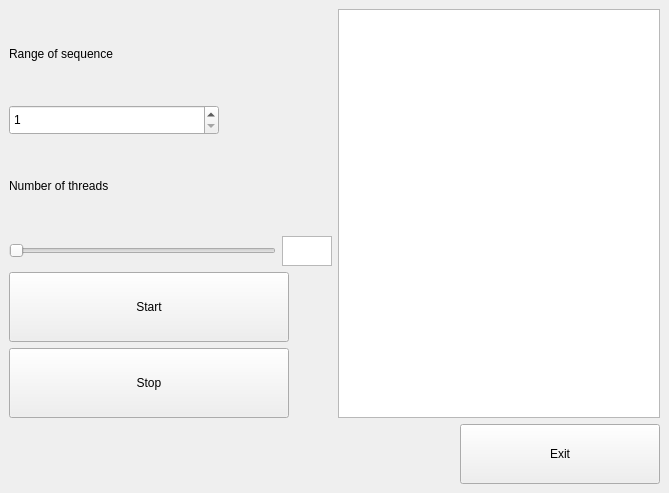
<?xml version="1.0" encoding="UTF-8"?>
<ui version="4.0">
 <class>MainWindow</class>
 <widget class="QMainWindow" name="MainWindow">
  <property name="geometry">
   <rect>
    <x>0</x>
    <y>0</y>
    <width>669</width>
    <height>493</height>
   </rect>
  </property>
  <property name="sizePolicy">
   <sizepolicy hsizetype="Fixed" vsizetype="Fixed">
    <horstretch>0</horstretch>
    <verstretch>0</verstretch>
   </sizepolicy>
  </property>
  <property name="windowTitle">
   <string>MainWindow</string>
  </property>
  <widget class="QWidget" name="centralwidget">
   <layout class="QVBoxLayout" name="verticalLayout_6">
    <item>
     <layout class="QHBoxLayout" name="horizontalLayout_5">
      <item>
       <layout class="QVBoxLayout" name="verticalLayout_5">
        <item>
         <layout class="QVBoxLayout" name="verticalLayout_4">
          <property name="leftMargin">
           <number>0</number>
          </property>
          <item>
           <widget class="QLabel" name="label_2">
            <property name="text">
             <string>Range of sequence</string>
            </property>
           </widget>
          </item>
          <item>
           <widget class="QSpinBox" name="spinBox">
            <property name="minimumSize">
             <size>
              <width>210</width>
              <height>30</height>
             </size>
            </property>
            <property name="maximumSize">
             <size>
              <width>210</width>
              <height>30</height>
             </size>
            </property>
            <property name="minimum">
             <number>1</number>
            </property>
            <property name="maximum">
             <number>999999999</number>
            </property>
           </widget>
          </item>
          <item>
           <widget class="QLabel" name="label">
            <property name="text">
             <string>Number of threads</string>
            </property>
           </widget>
          </item>
          <item>
           <layout class="QHBoxLayout" name="horizontalLayout_3">
            <item>
             <widget class="QSlider" name="threadSlider">
              <property name="sizePolicy">
               <sizepolicy hsizetype="Expanding" vsizetype="Fixed">
                <horstretch>0</horstretch>
                <verstretch>0</verstretch>
               </sizepolicy>
              </property>
              <property name="minimumSize">
               <size>
                <width>250</width>
                <height>20</height>
               </size>
              </property>
              <property name="maximumSize">
               <size>
                <width>500</width>
                <height>20</height>
               </size>
              </property>
              <property name="orientation">
               <enum>Qt::Orientation::Horizontal</enum>
              </property>
             </widget>
            </item>
            <item>
             <widget class="QTextEdit" name="textEdit2">
              <property name="sizePolicy">
               <sizepolicy hsizetype="Fixed" vsizetype="Fixed">
                <horstretch>0</horstretch>
                <verstretch>0</verstretch>
               </sizepolicy>
              </property>
              <property name="minimumSize">
               <size>
                <width>40</width>
                <height>30</height>
               </size>
              </property>
              <property name="maximumSize">
               <size>
                <width>50</width>
                <height>30</height>
               </size>
              </property>
              <property name="readOnly">
               <bool>true</bool>
              </property>
             </widget>
            </item>
           </layout>
          </item>
          <item>
           <widget class="QPushButton" name="StartButton">
            <property name="sizePolicy">
             <sizepolicy hsizetype="Expanding" vsizetype="Expanding">
              <horstretch>0</horstretch>
              <verstretch>0</verstretch>
             </sizepolicy>
            </property>
            <property name="minimumSize">
             <size>
              <width>120</width>
              <height>70</height>
             </size>
            </property>
            <property name="maximumSize">
             <size>
              <width>280</width>
              <height>70</height>
             </size>
            </property>
            <property name="text">
             <string>Start</string>
            </property>
           </widget>
          </item>
          <item>
           <widget class="QPushButton" name="StopButton">
            <property name="sizePolicy">
             <sizepolicy hsizetype="Expanding" vsizetype="Expanding">
              <horstretch>0</horstretch>
              <verstretch>0</verstretch>
             </sizepolicy>
            </property>
            <property name="minimumSize">
             <size>
              <width>220</width>
              <height>70</height>
             </size>
            </property>
            <property name="maximumSize">
             <size>
              <width>280</width>
              <height>70</height>
             </size>
            </property>
            <property name="text">
             <string>Stop</string>
            </property>
           </widget>
          </item>
         </layout>
        </item>
       </layout>
      </item>
      <item>
       <layout class="QVBoxLayout" name="verticalLayout">
        <item>
         <widget class="QTextEdit" name="textEdit">
          <property name="readOnly">
           <bool>true</bool>
          </property>
         </widget>
        </item>
       </layout>
      </item>
     </layout>
    </item>
    <item>
     <layout class="QHBoxLayout" name="horizontalLayout_2">
      <item>
       <spacer name="horizontalSpacer">
        <property name="orientation">
         <enum>Qt::Orientation::Horizontal</enum>
        </property>
        <property name="sizeHint" stdset="0">
         <size>
          <width>40</width>
          <height>20</height>
         </size>
        </property>
       </spacer>
      </item>
      <item>
       <widget class="QPushButton" name="ExitButton">
        <property name="sizePolicy">
         <sizepolicy hsizetype="Expanding" vsizetype="Fixed">
          <horstretch>0</horstretch>
          <verstretch>0</verstretch>
         </sizepolicy>
        </property>
        <property name="minimumSize">
         <size>
          <width>120</width>
          <height>60</height>
         </size>
        </property>
        <property name="maximumSize">
         <size>
          <width>200</width>
          <height>60</height>
         </size>
        </property>
        <property name="text">
         <string>Exit</string>
        </property>
       </widget>
      </item>
     </layout>
    </item>
   </layout>
  </widget>
 </widget>
 <resources/>
 <connections>
  <connection>
   <sender>ExitButton</sender>
   <signal>clicked()</signal>
   <receiver>MainWindow</receiver>
   <slot>close()</slot>
   <hints>
    <hint type="sourcelabel">
     <x>557</x>
     <y>448</y>
    </hint>
    <hint type="destinationlabel">
     <x>423</x>
     <y>437</y>
    </hint>
   </hints>
  </connection>
 </connections>
</ui>
